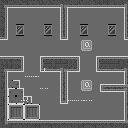

Rendered tile map (Tiled .tmx) drawn with the repository's tilesets; below, a short description and the map source with its tile grids summarised:
An orthogonal 32x32 tile map with 4x4 px tiles, 7 tile layers (background, background, front layer, background, ...), 2 tilesets, 1 image layer and 51 objects (12x door, 12x jumpable, 5x button, 4x trigger, 3x player).

<map version="1.4" tiledversion="1.4.2" orientation="orthogonal" renderorder="right-down" width="32" height="32" tilewidth="4" tileheight="4" infinite="0" nextlayerid="48" nextobjectid="209">
 <editorsettings>
  <export target="ninth_level.lua" format="lua" />
 </editorsettings>
 <tileset firstgid="1" source="../graphics/placeholder_tileset.tsx" />
 <tileset firstgid="65" source="../graphics/city_tileset.tsx" />
 <imagelayer id="6" name="grid">
  <image source="../images/64grid.png" width="1024" height="1024" />
 </imagelayer>
 <layer id="7" name="background" width="32" height="32">
  <data>[1024 cells, 1024 non-empty, 27 distinct tile ids]</data>
 </layer>
 <group id="5" name="r">
  <layer id="1" name="background" width="32" height="32">
   <data>[1024 cells, 328 non-empty, 14 distinct tile ids]</data>
  </layer>
  <layer id="2" name="front layer" width="32" height="32">
   <data>[1024 cells, 23 non-empty, 11 distinct tile ids]</data>
  </layer>
  <objectgroup id="3" name="objects">
   <object id="41" type="trigger" x="0" y="40" width="1" height="16">
    <properties>
     <property name="target" value="tenth_level" />
     <property name="type" value="exit" />
    </properties>
   </object>
   <object id="92" type="door" x="80" y="60" width="16" height="4">
    <properties>
     <property name="vertical" type="bool" value="true" />
    </properties>
   </object>
   <object id="143" type="player" x="120" y="46">
    <point />
   </object>
   <object id="144" type="door" x="64" y="104" width="4" height="16" />
   <object id="148" type="door" x="64" y="40" width="4" height="16" />
   <object id="149" type="door" x="24" y="64" width="16" height="4">
    <properties>
     <property name="vertical" type="bool" value="true" />
    </properties>
   </object>
   <object id="154" type="button" x="16" y="48" width="8" height="8">
    <properties>
     <property name="link_1" type="object" value="193" />
     <property name="link_2" type="object" value="172" />
    </properties>
   </object>
  </objectgroup>
  <objectgroup id="4" name="solid">
   <object id="94" x="0" y="56">
    <polygon points="0,0 24,0 24,16 8,16 8,64 60,64 68,64 124,64 124,36 100,36 100,28 124,28 124,16 96,16 96,0 128,0 128,72 0,72" />
   </object>
   <object id="95" x="8" y="40">
    <polygon points="0,0 0,-32 52,-32 52,0 60,0 60,-32 116,-32 116,0 124,0 124,-40 -8,-40 -8,0" />
   </object>
   <object id="96" x="68" y="88">
    <polygon points="0,16 -8,16 -8,-16 -28,-16 -28,-32 12,-32 12,-16 0,-16" />
   </object>
   <object id="141" x="0" y="32" width="1" height="31" />
   <object id="147" x="127" y="32" width="1" height="29" />
   <object id="157" type="jumpable" x="24" y="76" width="16" height="4" />
   <object id="158" type="jumpable" x="40" y="88" width="8" height="4" />
   <object id="159" type="jumpable" x="20" y="100" width="8" height="4" />
   <object id="160" type="jumpable" x="68" y="100" width="24" height="4" />
  </objectgroup>
 </group>
 <group id="43" name="g">
  <layer id="44" name="background" width="32" height="32">
   <data>[1024 cells, 328 non-empty, 14 distinct tile ids]</data>
  </layer>
  <layer id="45" name="front layer" width="32" height="32">
   <data>[1024 cells, 23 non-empty, 11 distinct tile ids]</data>
  </layer>
  <objectgroup id="46" name="objects">
   <object id="182" type="trigger" x="0" y="40" width="1" height="16">
    <properties>
     <property name="target" value="tenth_level" />
     <property name="type" value="exit" />
    </properties>
   </object>
   <object id="183" type="door" x="80" y="60" width="16" height="4">
    <properties>
     <property name="vertical" type="bool" value="true" />
    </properties>
   </object>
   <object id="184" type="player" x="120" y="46">
    <point />
   </object>
   <object id="187" type="button" x="72" y="92" width="8" height="8">
    <properties>
     <property name="link_" type="object" value="164" />
    </properties>
   </object>
   <object id="188" type="door" x="64" y="40" width="4" height="16" />
   <object id="193" type="door" x="4" y="40" width="4" height="16" />
   <object id="203" type="button" x="40" y="48" width="8" height="8">
    <properties>
     <property name="link_" type="object" value="148" />
    </properties>
   </object>
   <object id="206" type="door" x="24" y="64" width="16" height="4">
    <properties>
     <property name="vertical" type="bool" value="true" />
    </properties>
   </object>
   <object id="207" type="trigger" x="3" y="30" width="1" height="26">
    <properties>
     <property name="need_sync" type="bool" value="false" />
     <property name="target" value="7" />
     <property name="type" value="dialog" />
    </properties>
   </object>
   <object id="208" type="door" x="64" y="104" width="4" height="16" />
  </objectgroup>
  <objectgroup id="47" name="solid">
   <object id="194" x="0" y="56">
    <polygon points="0,0 24,0 24,16 8,16 8,64 60,64 68,64 124,64 124,36 100,36 100,28 124,28 124,16 96,16 96,0 128,0 128,72 0,72" />
   </object>
   <object id="195" x="8" y="40">
    <polygon points="0,0 0,-32 52,-32 52,0 60,0 60,-32 116,-32 116,0 124,0 124,-40 -8,-40 -8,0" />
   </object>
   <object id="196" x="68" y="88">
    <polygon points="0,16 -8,16 -8,-16 -28,-16 -28,-32 12,-32 12,-16 0,-16" />
   </object>
   <object id="197" x="0" y="32" width="1" height="31" />
   <object id="198" x="127" y="33" width="1" height="29" />
   <object id="199" type="jumpable" x="24" y="76" width="16" height="4" />
   <object id="200" type="jumpable" x="40" y="88" width="8" height="4" />
   <object id="201" type="jumpable" x="20" y="100" width="8" height="4" />
   <object id="202" type="jumpable" x="68" y="100" width="24" height="4" />
  </objectgroup>
 </group>
 <group id="38" name="b">
  <layer id="39" name="background" width="32" height="32">
   <data>[1024 cells, 328 non-empty, 14 distinct tile ids]</data>
  </layer>
  <layer id="40" name="front layer" width="32" height="32">
   <data>[1024 cells, 23 non-empty, 11 distinct tile ids]</data>
  </layer>
  <objectgroup id="41" name="objects">
   <object id="161" type="trigger" x="0" y="40" width="1" height="16">
    <properties>
     <property name="target" value="tenth_level" />
     <property name="type" value="exit" />
    </properties>
   </object>
   <object id="163" type="player" x="120" y="46">
    <point />
   </object>
   <object id="164" type="door" x="64" y="104" width="4" height="16" />
   <object id="165" type="button" x="112" y="76" width="8" height="8">
    <properties>
     <property name="link_" type="object" value="183" />
    </properties>
   </object>
   <object id="167" type="door" x="64" y="40" width="4" height="16" />
   <object id="171" type="button" x="12" y="112" width="8" height="8">
    <properties>
     <property name="link_a" type="object" value="206" />
     <property name="link_b" type="object" value="208" />
    </properties>
   </object>
   <object id="172" type="door" x="4" y="40" width="4" height="16" />
  </objectgroup>
  <objectgroup id="42" name="solid">
   <object id="173" x="0" y="56">
    <polygon points="0,0 24,0 24,16 8,16 8,64 60,64 68,64 124,64 124,36 100,36 100,28 124,28 124,16 96,16 96,0 128,0 128,72 0,72" />
   </object>
   <object id="174" x="8" y="40">
    <polygon points="0,0 0,-32 52,-32 52,0 60,0 60,-32 116,-32 116,0 124,0 124,-40 -8,-40 -8,0" />
   </object>
   <object id="175" x="68" y="88">
    <polygon points="0,16 -8,16 -8,-16 -28,-16 -28,-32 12,-32 12,-16 0,-16" />
   </object>
   <object id="176" x="0" y="32" width="1" height="31" />
   <object id="177" x="127" y="32" width="1" height="29" />
   <object id="178" type="jumpable" x="24" y="76" width="16" height="4" />
   <object id="179" type="jumpable" x="40" y="88" width="8" height="4" />
   <object id="180" type="jumpable" x="20" y="100" width="8" height="4" />
   <object id="181" type="jumpable" x="68" y="100" width="24" height="4" />
  </objectgroup>
 </group>
</map>
